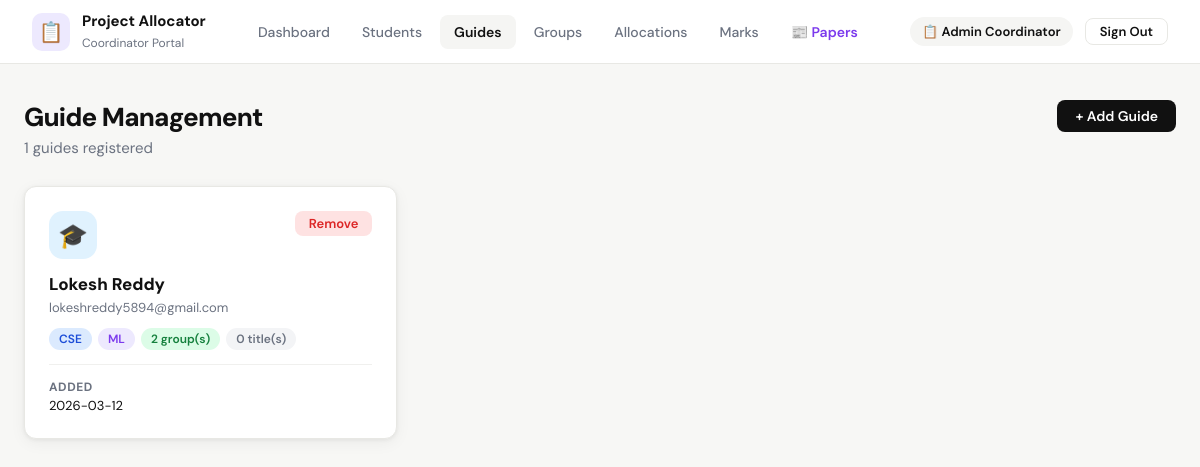
The app's page /coordinator/guides (signed in) with its own data.
### tables this page shows
CREATE TABLE guide (
            id INTEGER PRIMARY KEY AUTOINCREMENT,
            name TEXT NOT NULL,
            email TEXT UNIQUE NOT NULL,
            password TEXT NOT NULL,
            department TEXT,
            expertise TEXT,
            created_at TEXT DEFAULT CURRENT_TIMESTAMP
        );

### app.py (the view)
@app.route('/coordinator/guides')
@login_required('coordinator')
def coord_guides():
    conn = get_db()
    guides = conn.execute("""
        SELECT g.*,
               (SELECT COUNT(*) FROM project_group pg WHERE pg.guide_id = g.id) as group_count,
               (SELECT COUNT(*) FROM project_title pt WHERE pt.guide_id = g.id) as title_count
        FROM guide g ORDER BY g.name
    """).fetchall()
    conn.close()
    return render_template('coordinator/guides.html', guides=guides)

### app.py (called while the page is built)
def get_db():
    conn = sqlite3.connect(DB)
    conn.row_factory = sqlite3.Row
    return conn

def login_required(role):
    def decorator(f):
        @wraps(f)
        def decorated(*args, **kwargs):
            if session.get('role') != role:
                flash('Please login to continue.', 'warning')
                return redirect(url_for('login'))
            return f(*args, **kwargs)
        return decorated
    return decorator

### templates/coordinator/guides.html (shortened to what this page needs)
{% extends "base.html" %}
{% block content %}
<div class="page fade-in">
  <div style="display:flex;justify-content:space-between;align-items:flex-start;margin-bottom:28px;">
    <div class="page-header" style="margin-bottom:0;">
      <h1>Guide Management</h1>
      <p>{{ guides|length }} guides registered</p>
    </div>
    <button class="btn btn-primary" onclick="openModal('addGuideModal')">+ Add Guide</button>
  </div>
  {% if not guides %}
  <div class="card">
    <div class="empty">
      <div class="empty-icon">🎓</div>
      <h3>No Guides Added</h3>
      <p>Add guides so students can see project title suggestions and be assigned to groups.</p>
      <button class="btn btn-primary" onclick="openModal('addGuideModal')" style="margin-top:16px;">+ Add First Guide</button>
    </div>
  </div>
  {% else %}
  <div class="grid-3" style="grid-template-columns:repeat(auto-fill,minmax(300px,1fr));">
    {% for g in guides %}
    <div class="card">
      <div style="display:flex;justify-content:space-between;align-items:flex-start;margin-bottom:14px;">
        <div style="width:48px;height:48px;border-radius:14px;background:#e0f2fe;display:flex;align-items:center;justify-content:center;font-size:24px;">🎓</div>
        <form method="POST" action="/coordinator/guides/delete/{{ g.id }}" onsubmit="return confirm('Remove {{ g.name }}?')">
          <button type="submit" class="btn btn-danger btn-sm">Remove</button>
        </form>
      </div>
      <div style="font-weight:800;font-size:17px;margin-bottom:4px;">{{ g.name }}</div>
      <div class="text-muted" style="margin-bottom:12px;">{{ g.email }}</div>
      <div style="display:flex;gap:6px;flex-wrap:wrap;">
        {% if g.department %}<span class="badge badge-blue">{{ g.department }}</span>{% endif %}
        {% if g.expertise %}<span class="badge badge-purple">{{ g.expertise }}</span>{% endif %}
        <span class="badge badge-green">{{ g.group_count }} group(s)</span>
        <span class="badge badge-gray">{{ g.title_count }} title(s)</span>
      </div>
      <div style="margin-top:14px;padding-top:14px;border-top:1px solid #f0f0ee;">
        <div class="text-muted" style="font-size:12px;font-weight:700;text-transform:uppercase;letter-spacing:0.05em;">Added</div>
        <div style="font-size:13px;margin-top:2px;">{{ g.created_at[:10] if g.created_at else '—' }}</div>
      </div>
    </div>
    {% endfor %}
  </div>
  {% endif %}
</div>
{% endblock %}

### templates/base.html (style rules this page uses)
*, *::before, *::after { box-sizing: border-box; margin: 0; padding: 0; }
html { scroll-behavior: smooth; }
body { font-family: 'DM Sans', sans-serif; background: #f7f7f5; color: #111; min-height: 100vh; }
:root { --coord: #7c3aed; --guide: #0891b2; --student: #059669; --danger: #dc2626; --warning: #d97706; --border: #e8e8e4; --surface: #ffffff; --muted: #6b7280; --radius: 12px; --shadow: 0 1px 4px rgba(0,0,0,0.06), 0 4px 16px rgba(0,0,0,0.05); --shadow-lg: 0 8px 32px rgba(0,0,0,0.10); }
.page { max-width: 1200px; margin: 0 auto; padding: 36px 24px; }
.page-header { margin-bottom: 28px; }
.page-header h1 { font-size: 26px; font-weight: 800; letter-spacing: -0.03em; }
.page-header p { color: var(--muted); margin-top: 4px; font-size: 15px; }
.card { background: var(--surface); border: 1px solid var(--border); border-radius: var(--radius); padding: 24px; box-shadow: var(--shadow); }
.grid-3 { display: grid; grid-template-columns: repeat(3,1fr); gap: 16px; }
.btn { display: inline-flex; align-items: center; gap: 6px; border: none; border-radius: 8px; font-family: 'DM Sans', sans-serif; font-weight: 600; cursor: pointer; text-decoration: none; transition: all 0.18s; font-size: 14px; padding: 9px 18px; line-height: 1; white-space: nowrap; }
.btn-primary { background: #111; color: #fff; }
.btn-danger { background: #fee2e2; color: var(--danger); }
.btn-sm { padding: 6px 14px; font-size: 13px; }
.badge { display: inline-flex; align-items: center; padding: 3px 10px; border-radius: 20px; font-size: 12px; font-weight: 600; }
.badge-green { background: #dcfce7; color: #15803d; }
.badge-blue { background: #dbeafe; color: #1d4ed8; }
.badge-purple { background: #ede9fe; color: #7c3aed; }
.badge-gray { background: #f3f4f6; color: #6b7280; }
.fade-in { animation: fadeIn 0.3s ease; }
.text-muted { color: var(--muted); font-size: 13px; }

### records on screen
guide: name "Lokesh Reddy", email "lokeshreddy5894@gmail.com", department "CSE", expertise "ML", group_count "2", title_count "0", created_at "2026-03-12"

### other values on screen
{{ session.role|capitalize }} "Coordinator"
{{ session.user_name }} "Admin Coordinator"
{{ guides|length }} "1"
